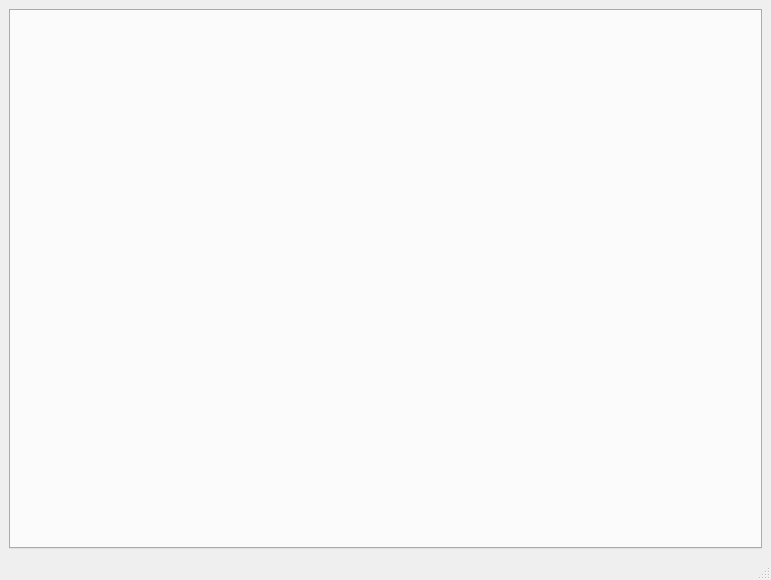
<?xml version="1.0" encoding="UTF-8"?>
<ui version="4.0">
 <class>MainWindow</class>
 <widget class="QMainWindow" name="MainWindow">
  <property name="geometry">
   <rect>
    <x>0</x>
    <y>0</y>
    <width>771</width>
    <height>580</height>
   </rect>
  </property>
  <property name="windowTitle">
   <string>MainWindow</string>
  </property>
  <widget class="QWidget" name="centralwidget">
   <layout class="QVBoxLayout" name="verticalLayout">
    <item>
     <widget class="QTabWidget" name="tabWidget">
      <property name="currentIndex">
       <number>-1</number>
      </property>
     </widget>
    </item>
   </layout>
  </widget>
  <widget class="QMenuBar" name="menubar">
   <property name="geometry">
    <rect>
     <x>0</x>
     <y>0</y>
     <width>771</width>
     <height>23</height>
    </rect>
   </property>
  </widget>
  <widget class="QStatusBar" name="statusbar"/>
 </widget>
 <resources/>
 <connections/>
</ui>
